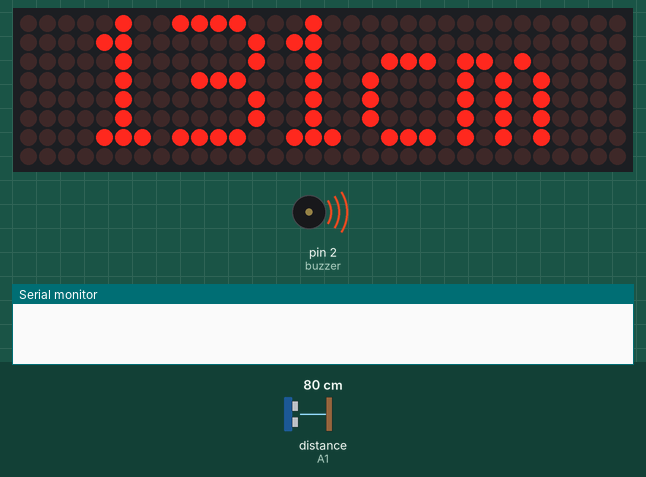
Bench run of a sketch on a simulated Arduino Uno, built with avr-gcc and run on an emulated ATmega328P. On the bench: 32×8 LED matrix, buzzer (waves = sounding, pin HIGH), the last lines printed to the serial monitor. Wiring (inferred from the names in the program): ultrasonic range finder: trigger A0; echo A1. The test bench sets the inputs (shaded band); at power-on: distance to the obstacle (sensor on A1) 80 cm. The echo pulse lasts 58.3 µs per cm; pins used as bus, display or sensor lines are not drawn.

Above: at 0.4 s.
At 129.1 s:
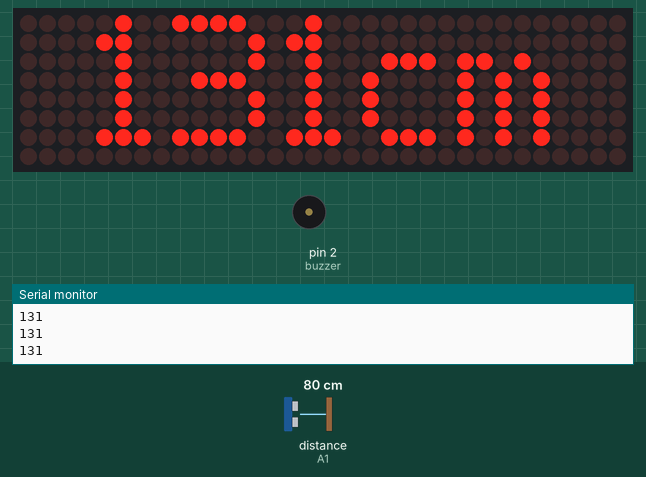
Timing chart, 0 to 130.0 s (numbered marks = the images above):
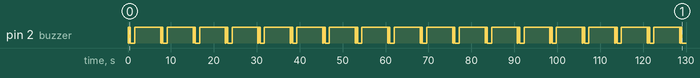

The sketch:

project_code_measure_height.ino
```cpp
/*
Korwit Kolang M.5/5
Project: Measure your height with ultrasonic sensor and display it on LED matrix
*/
#include <MD_Parola.h>
#include <MD_MAX72xx.h>
#include <SPI.h>

#define HARDWARE_TYPE MD_MAX72XX::FC16_HW
#define MAX_DEVICES 4
#define CLK_PIN 13
#define DATA_PIN 11
#define CS_PIN 10
#define scrollSpeed 70
#define scrollPause 0


MD_Parola P = MD_Parola(HARDWARE_TYPE, CS_PIN, MAX_DEVICES);

textEffect_t scrollEffect = PA_SCROLL_LEFT;
textPosition_t scrollAlign = PA_LEFT;

#define BUF_SIZE 75
#define trigPin A0
#define echoPin A1

int buzzer = 2;
char testStr[10] = { "" };
String heightStr = "";
long duration;
int distance, height, i = 0;


void setup() {
  pinMode(trigPin, OUTPUT);
  pinMode(echoPin, INPUT);
  pinMode(buzzer, OUTPUT);  //I use buzzer for notice that measure process is finish, So when it is finish the buzzer will make sound beep.
  digitalWrite(buzzer, HIGH);
  Serial.begin(9600);
  P.begin();
}

void loop() {

  measure();             // Measure distance from ultrasonic sensor
  if (distance > 100) {  // If no person detected within 100 cm, reset counter and display READY
    i = 0;
    P.displayText("READY", PA_LEFT, 0, 0, PA_PRINT, PA_NO_EFFECT);
  } else {
    // Person detected within 100 cm
    i++;

    // If person has been detected for 5 cycles, beep twice quickly
    if (i == 5) {
      digitalWrite(buzzer, LOW);
      delay(50);
      digitalWrite(buzzer, HIGH);
      delay(120);
      digitalWrite(buzzer, LOW);
      delay(50);
      digitalWrite(buzzer, HIGH);
    }
    height = 209 - distance;                                          // Calculate height (assuming ceiling height is 209 cm)
    heightStr = String(height, DEC) + "cm";                           // Convert height to string with "cm" unit
    heightStr.toCharArray(testStr, 75);                               // Convert String to char array for MD_Parola
    P.displayText(testStr, PA_CENTER, 0, 0, PA_PRINT, PA_NO_EFFECT);  // Display the height on LED matrix
    if (i > 50) {                                                     // If person stands still for more than 50 cycles (~5 sec), show final height and beep
      heightStr = String(height, DEC) + "cm";
      Serial.println(height);
      heightStr.toCharArray(testStr, 75);
      P.displayText(testStr, PA_CENTER, 0, 0, PA_PRINT, PA_NO_EFFECT);


      digitalWrite(buzzer, LOW);  // Long beep for measurement completion
      delay(1000);
      digitalWrite(buzzer, HIGH);
      delay(6000);

      // Reset counter after one-time display
      if (i == 51)
        i = 0;
    }
  }

  // Update LED display animation
  P.displayAnimate();
}

void measure() {  // Function for measure your height in cm.
  digitalWrite(trigPin, LOW);
  delayMicroseconds(2);
  digitalWrite(trigPin, HIGH);
  delayMicroseconds(10);
  digitalWrite(trigPin, LOW);
  duration = pulseIn(echoPin, HIGH);
  distance = duration * 0.017;
}
```

Measured:
- by itself, pin 2 (buzzer): repeats every 7.6 s: HIGH 0.12 s, LOW 0.05 s, HIGH 0.31 s, LOW 1.0 s, HIGH 6.0 s, LOW 0.05 s
